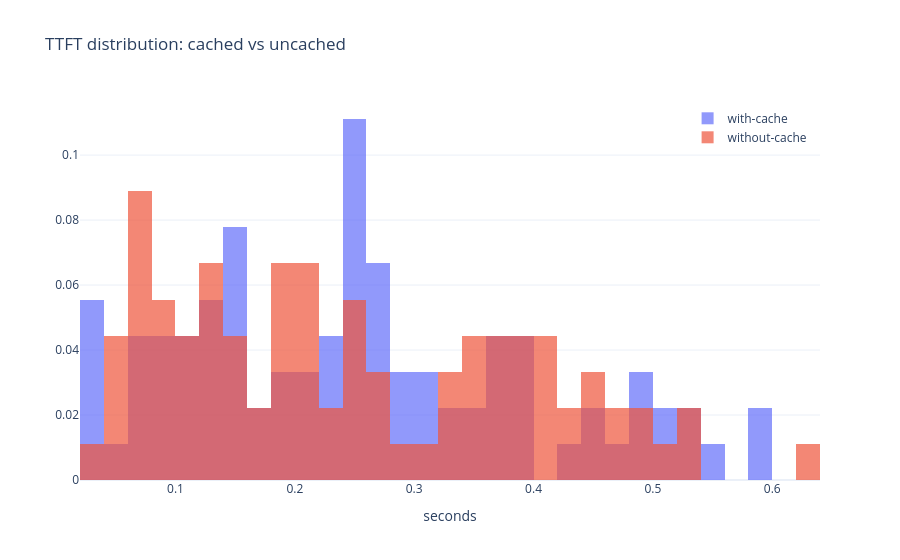

The notebook cell this image was saved under:
### Markdown cell above
### Histogram comparison

### Code cell
fig = go.Figure()
fig.add_trace(histogram_by_dimension(result_cached, dimension, xbins=dict(size=0.02)))
fig.add_trace(histogram_by_dimension(result_uncached, dimension, xbins=dict(size=0.02)))

fig.update_layout(
    title="TTFT distribution: cached vs uncached",
    xaxis_title="seconds",
    barmode="overlay",
    legend=dict(yanchor="top", y=0.99, xanchor="right", x=0.99),
)
fig.update_traces(opacity=0.7)
fig
